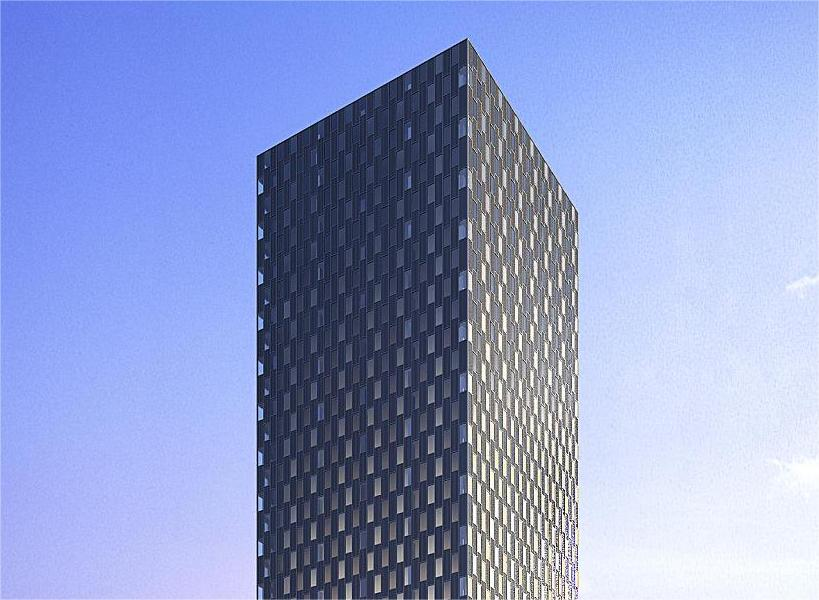
#> input picture 轮廓跟踪和哈夫变换/2.jpg, 819 x 600 px
$ python 'hough_transform调库函数.py'
#> lines starting #> are read from the running program, lines starting #| are printed output that depends on the picture; after the words box and inside, x2 and y2 are one past the last pixel; in counts of white or black regions, pixels touching at a corner belong together
import cv2
import numpy as np

# 读入图像
img = cv2.imread('2.jpg')
#> img is the input picture: shape (600, 819, 3); mean B, G, R 203.6, 156.5, 142.5

# 边缘检测，使用Canny算子
gray = cv2.cvtColor(img, cv2.COLOR_BGR2GRAY)
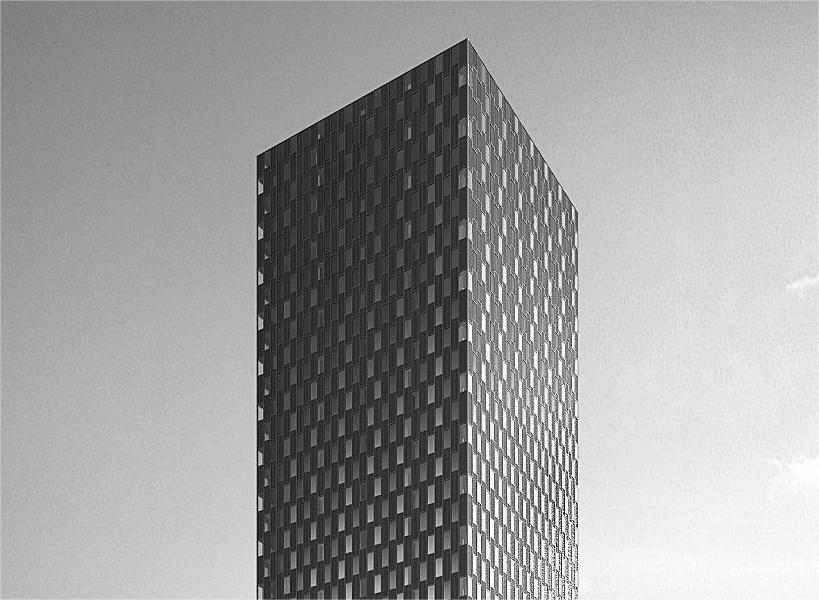
#> gray: shape (600, 819); min 0, max 255, mean 157.7
edges = cv2.Canny(gray, 50, 150, apertureSize=3)
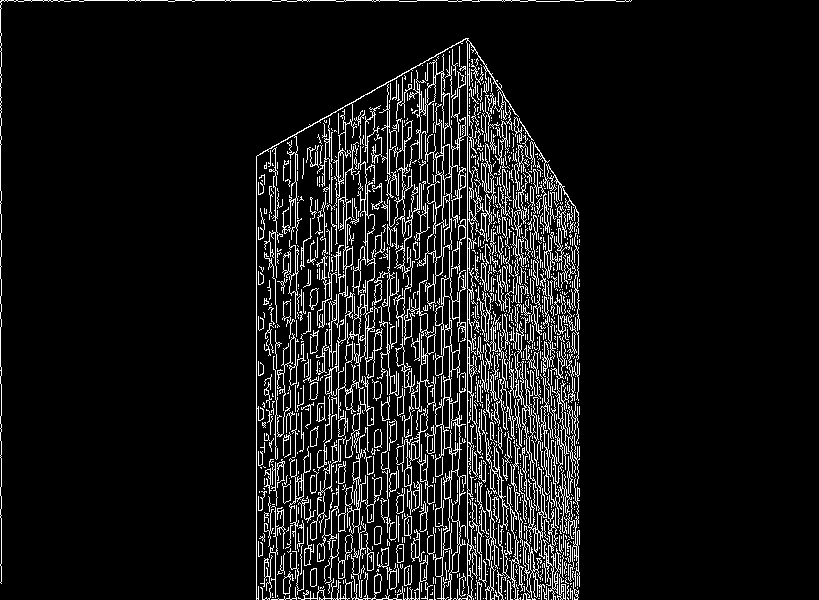
#> edges: shape (600, 819); 8.9% white in thin lines or dots, all inside (x1, y1, x2, y2) = (0, 0, 632, 600)
cv2.imshow('im', edges)
# 进行霍夫变换
lines = cv2.HoughLines(edges, 1, np.pi/360, 280)
#> lines = 24 rows, first 8: [467, 0], [0, 1.57], [256, 0], [427, 0], [338, 0], [459, 0], [387, 0], [441, 0]

# 绘制检测到的直线
for line in lines:
    rho, theta = line[0]
    a = np.cos(theta)
    b = np.sin(theta)
    x0 = a * rho
    y0 = b * rho
    x1 = int(x0 + 1000 * (-b))
    y1 = int(y0 + 1000 * (a))
    x2 = int(x0 - 1000 * (-b))
    y2 = int(y0 - 1000 * (a))
    cv2.line(img, (x1, y1), (x2, y2), (0, 0, 255), 2)
#> this loop made 24 passes
#> (rho, theta, a, b, x0, x1, y1, x2) on passes 1 to 12: (467, 0, 1, 0, 467, 467, 1000, 467), (0, 1.57, -4.37e-08, 1, 0, -1000, 0, 1000), (256, 0, 1, 0, 256, 256, 1000, 256), (427, 0, 1, 0, 427, 427, 1000, 427), (338, 0, 1, 0, 338, 338, 1000, 338), (459, 0, 1, 0, 459, 459, 1000, 459), (387, 0, 1, 0, 387, 387, 1000, 387), (441, 0, 1, 0, 441, 441, 1000, 441), (367, 0, 1, 0, 367, 367, 1000, 367), (275, 0, 1, 0, 275, 275, 1000, 275), (331, 0, 1, 0, 331, 331, 1000, 331), (411, 0, 1, 0, 411, 411, 1000, 411)
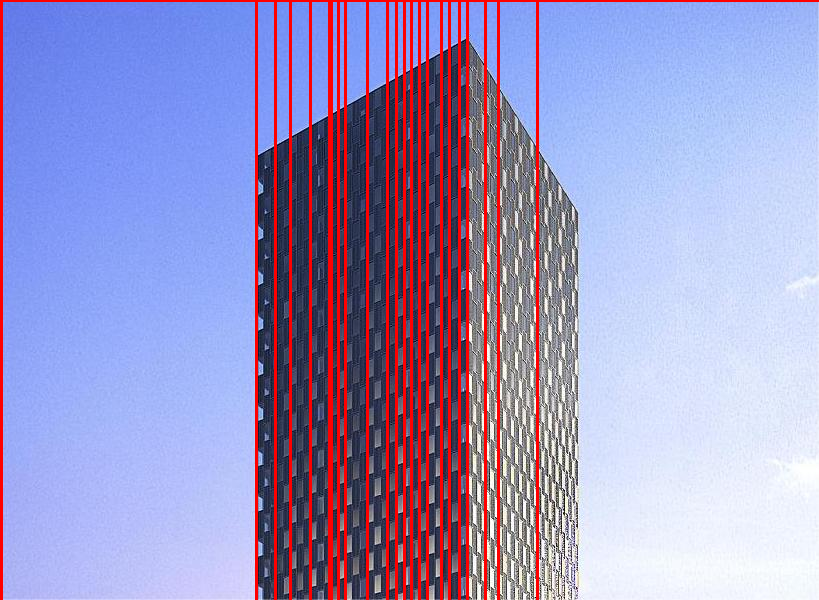
#> img: shape (600, 819, 3); 8.61% of pixels changed, all inside (x1, y1, x2, y2) = (0, 0, 819, 600)

# 显示结果
cv2.imshow('image', img)
cv2.waitKey(0)
cv2.destroyAllWindows()
